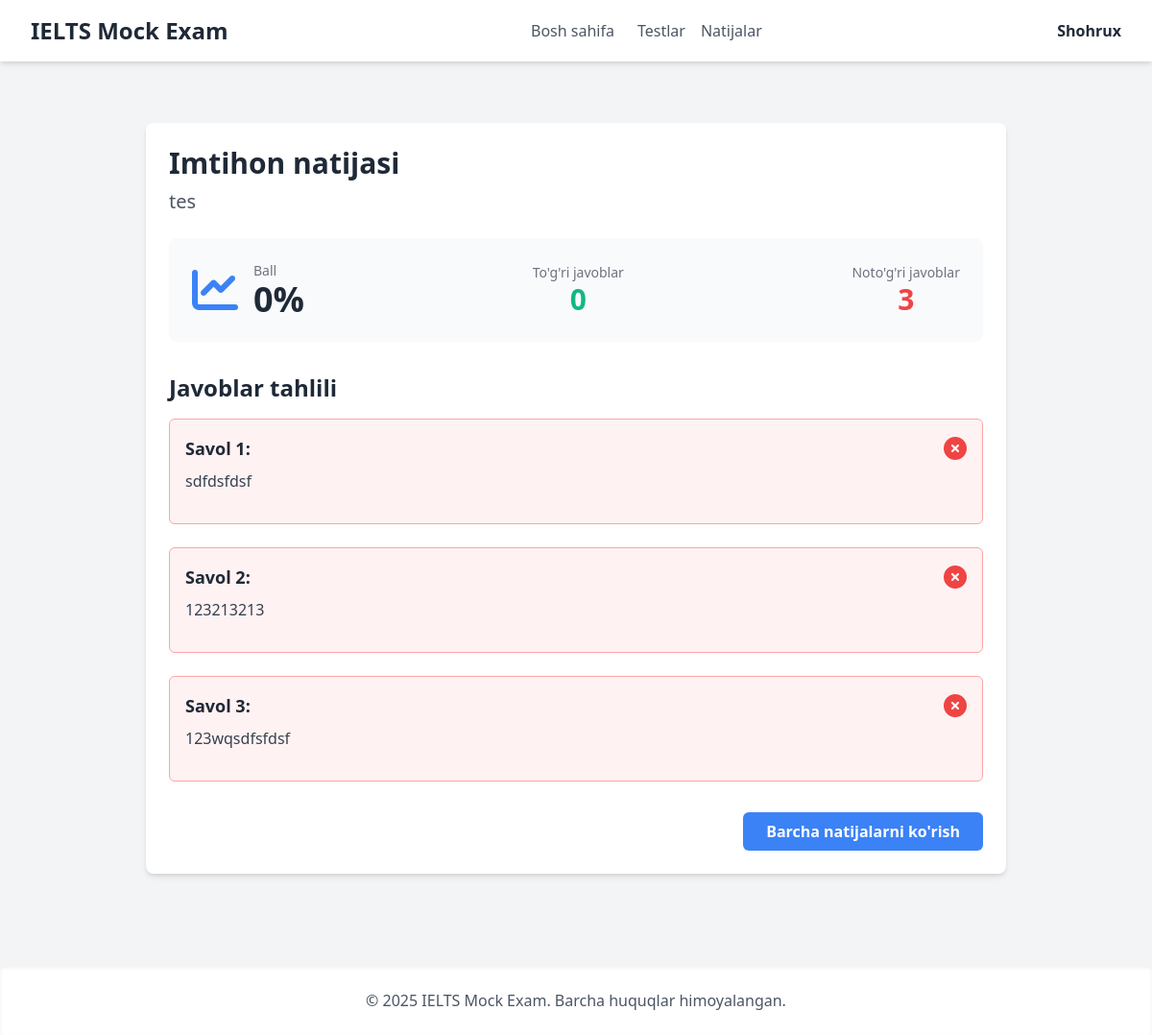
The page /student/results/detail/2/ (signed in) on the database its author committed.
### Mock/models.py (models this page shows, shortened)
class CustomUser(AbstractUser):
    ROLE_CHOICES = [
        ('teacher', 'Ustoz'),
        ('student', 'Talaba'),
    ]
    role = models.CharField(max_length=20, choices=ROLE_CHOICES, default='student', verbose_name="Foydalanuvchi roli")
    is_approved = models.BooleanField(default=True, verbose_name="Tasdiqlangan")
    class Meta:
        verbose_name = "Foydalanuvchi"
        verbose_name_plural = "Foydalanuvchilar"

class UserAttempt(models.Model):
    user = models.ForeignKey(settings.AUTH_USER_MODEL, on_delete=models.CASCADE, verbose_name="Foydalanuvchi")
    exam = models.ForeignKey('Exam', on_delete=models.CASCADE, verbose_name="Imtihon")
    score = models.IntegerField(default=0, verbose_name="Ball")
    correct_answers = models.IntegerField(default=0, verbose_name="To'g'ri javoblar soni")
    incorrect_answers = models.IntegerField(default=0, verbose_name="Noto'g'ri javoblar soni")  # Yangi maydon
    started_at = models.DateTimeField(auto_now_add=True, verbose_name="Boshlangan vaqti")
    completed_at = models.DateTimeField(null=True, blank=True, verbose_name="Tugatilgan vaqti")
    is_completed = models.BooleanField(default=False, verbose_name="Tugatilgan")
    class Meta:
        verbose_name = "Foydalanuvchi ishlagan test"
        verbose_name_plural = "Foydalanuvchi ishlagan testlar"

class Exam(models.Model):
    title = models.CharField(max_length=255, verbose_name="Imtihon nomi")
    teacher = models.ForeignKey(
        settings.AUTH_USER_MODEL,
        on_delete=models.SET_NULL,
        null=True,
        blank=True,
        related_name='created_exams',
        verbose_name="Ustoz"
    )
    questions = models.ManyToManyField(Question, related_name='exams', verbose_name="Savollar")
    duration_minutes = models.PositiveIntegerField(default=60, verbose_name="Imtihon vaqti (daqiqa)")
    created_at = models.DateTimeField(auto_now_add=True)
    class Meta:
        verbose_name = "Imtihon"
        verbose_name_plural = "Imtihonlar"

class UserAnswer(models.Model):
    attempt = models.ForeignKey(UserAttempt, on_delete=models.CASCADE, related_name='useranswers')
    question = models.ForeignKey(Question, on_delete=models.CASCADE)
    selected_option = models.ForeignKey(AnswerOption, on_delete=models.CASCADE, null=True, blank=True)

class AnswerOption(models.Model):
    question = models.ForeignKey(Question, on_delete=models.CASCADE, related_name='options')
    text = models.CharField(max_length=255, verbose_name="Variant matni")
    is_correct = models.BooleanField(default=False, verbose_name="To'g'ri javob")

class Question(models.Model):
    author = models.ForeignKey(CustomUser, on_delete=models.CASCADE, related_name='questions', verbose_name="Savol muallifi")
    text = models.TextField(verbose_name="Savol matni")
    image = models.ImageField(upload_to='question_images/', blank=True, null=True, verbose_name="Savol rasmi")
    QUESTION_TYPES = (
        ('reading', 'Reading'),
        ('listening', 'Listening'),
        ('writing', 'Writing'),
        ('speaking', 'Speaking'),
    )
    question_type = models.CharField(max_length=20, choices=QUESTION_TYPES, default='reading', verbose_name="Savol turi")
    class Meta:
        verbose_name = "Savol"
        verbose_name_plural = "Savollar"

### Mock/views.py (the view)
# urls.py: path('student/results/detail/<int:attempt_id>/', views.view_result_detail, name='view_result_detail'),
@login_required(login_url='signin')
def view_result_detail(request, attempt_id):
    attempt = get_object_or_404(UserAttempt, id=attempt_id, user=request.user)
    user_answers = UserAnswer.objects.filter(attempt=attempt).order_by('question__id')
    total_questions = attempt.exam.questions.count()
    incorrect_answers_count = total_questions - attempt.correct_answers
    context = {
        'attempt': attempt,
        'user_answers': user_answers,
        'incorrect_answers_count': incorrect_answers_count
    }
    return render(request, 'result_detail.html', context)

### Mock/templates/result_detail.html (shortened to what this page needs)
{% extends 'base.html' %}
{% load static %}
{% block content %}
<div class="container mx-auto p-4 md:p-8">
    <div class="bg-white rounded-lg shadow-md p-6">
        <h2 class="text-3xl font-bold text-gray-800 mb-2">Imtihon natijasi</h2>
        <p class="text-xl text-gray-600 mb-6">{{ attempt.exam.title }}</p>
        <div class="flex flex-col md:flex-row justify-between items-center bg-gray-50 p-6 rounded-lg mb-8">
            <div class="flex items-center mb-4 md:mb-0">
                <i class="fas fa-chart-line text-5xl text-blue-500 mr-4"></i>
                <div>
                    <p class="text-sm text-gray-500">Ball</p>
                    <p class="text-4xl font-bold text-gray-800">{{ attempt.score|floatformat:0 }}%</p>
                </div>
            </div>
            <div class="text-center md:mx-4 mb-4 md:mb-0">
                <p class="text-sm text-gray-500">To'g'ri javoblar</p>
                <p class="text-3xl font-bold text-green-500">{{ attempt.correct_answers }}</p>
            </div>
            <div class="text-center">
                <p class="text-sm text-gray-500">Noto'g'ri javoblar</p>
                <p class="text-3xl font-bold text-red-500">{{ incorrect_answers_count }}</p>
            </div>
        </div>
        <h3 class="text-2xl font-bold text-gray-800 mb-4">Javoblar tahlili</h3>
        <div class="space-y-6">
            {% for user_answer in user_answers %}
            <div class="p-4 rounded-md border {% if user_answer.selected_option.is_correct %}border-green-300 bg-green-50{% else %}border-red-300 bg-red-50{% endif %}">
                <div class="flex justify-between items-center mb-2">
                    <p class="font-bold text-lg text-gray-800">Savol {{ forloop.counter }}:</p>
                    <i class="fas {% if user_answer.selected_option.is_correct %}fa-check-circle text-green-500{% else %}fa-times-circle text-red-500{% endif %} text-2xl"></i>
                </div>
                <p class="text-gray-700 mb-2">{{ user_answer.question.text }}</p>
            </div>
            {% empty %}
            <p class="text-gray-500">Javoblar topilmadi.</p>
            {% endfor %}
        </div>
        <div class="flex justify-end mt-8">
            <a href="{% url 'student_results' %}" class="px-6 py-2 bg-blue-500 hover:bg-blue-700 text-white font-bold rounded-md transition duration-300">
                Barcha natijalarni ko'rish
            </a>
        </div>
    </div>
</div>
{% endblock %}

### Mock/templates/header.html (shortened to what this page needs)
<header class="bg-white shadow-md">
    <div class="max-w-7xl mx-auto px-4 sm:px-6 lg:px-8 py-4 flex justify-between items-center">
        <a href="{% url 'index' %}" class="text-2xl font-bold text-gray-800">IELTS Mock Exam</a>
        <nav id="navMenu" class="hidden md:flex md:items-center md:space-x-4">
            <a href="{% url 'index' %}" class="text-gray-600 hover:text-gray-900 mx-2">Bosh sahifa</a>
            {% if user.is_authenticated %}
                {% if user.role == 'student' %}
                    <a href="{% url 'tests' %}" class="text-gray-600 hover:text-gray-900 mx-2">Testlar</a>
                    <a href="{% url 'student_results' %}" class="text-gray-600 hover:text-gray-900 mx-2">Natijalar</a>
                {% elif user.role == 'teacher' %}
                    <a href="{% url 'my_tests' %}" class="text-gray-600 hover:text-gray-900 mx-2">Mening testlarim</a>
                    <a href="{% url 'teacher_results' %}" class="text-gray-600 hover:text-gray-900 mx-2">Talabalar natijasi</a>
                    <a href="{% url 'my_questions' %}" class="text-gray-600 hover:text-gray-900 mx-2">Savollar</a>
                {% endif %}
            {% endif %}
        </nav>
        <div class="relative">
            {% if user.is_authenticated %}
                <button id="dropdownButton" class="flex items-center space-x-2 focus:outline-none">
                    <span class="font-semibold text-gray-800">{{ user.username }}</span>
                </button>
            {% else %}
                <a href="{% url 'signin' %}" class="text-gray-600 hover:text-gray-900 mx-2">Kirish</a>
                <a href="{% url 'signup' %}" class="text-gray-600 hover:text-gray-900 mx-2">Ro'yxatdan o'tish</a>
            {% endif %}
        </div>
    </div>
</header>

### rows shown on the page
CustomUser: username "Shohrux"
UserAttempt: exam "tes", score "0", correct_answers "0"
UserAnswer: question.text "sdfdsfdsf"
UserAnswer: question.text "123213213"
UserAnswer: question.text "123wqsdfsfdsf"

### other values the page prints
{{ incorrect_answers_count }} "3"
